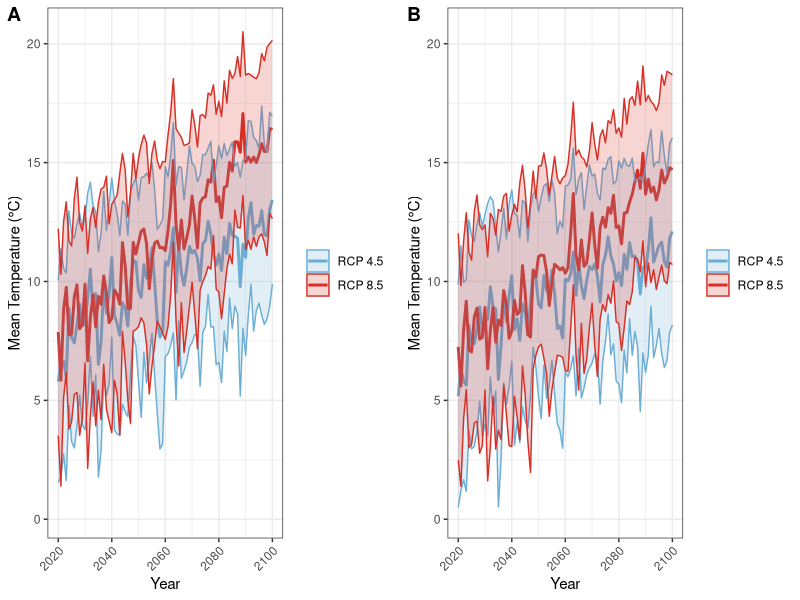
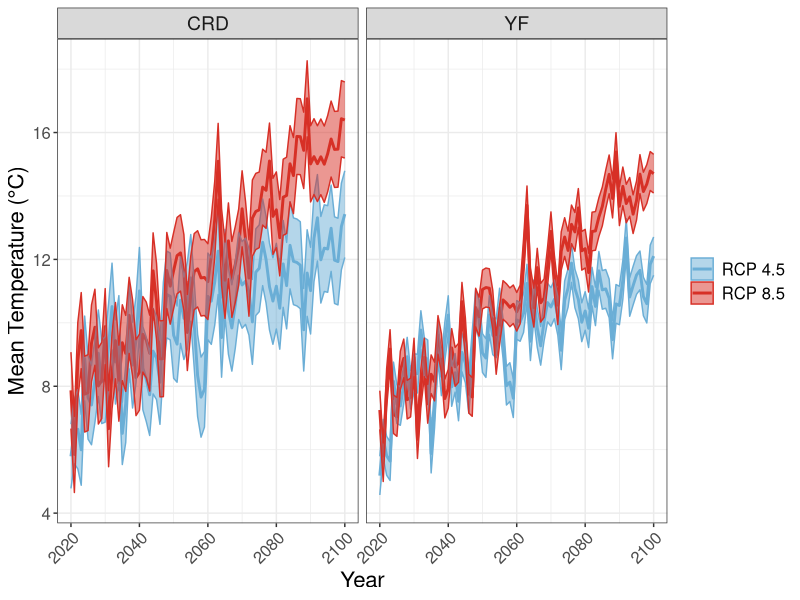
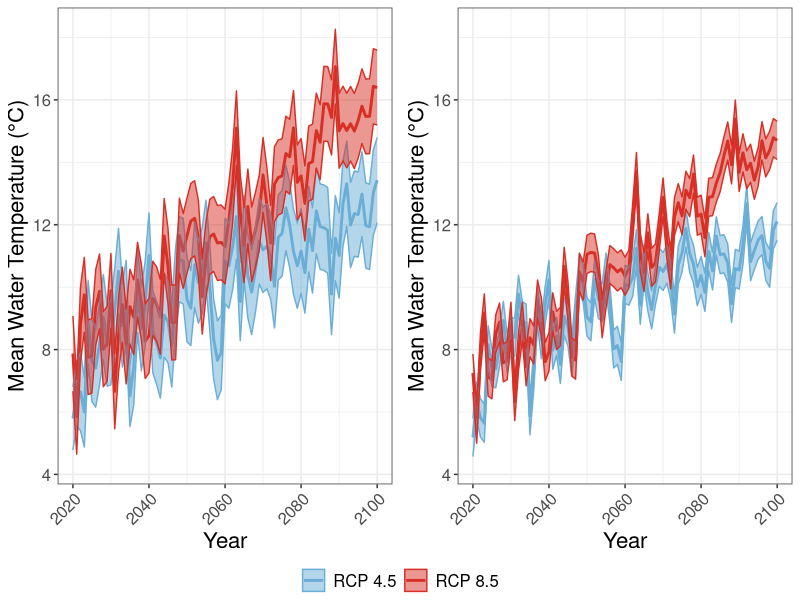
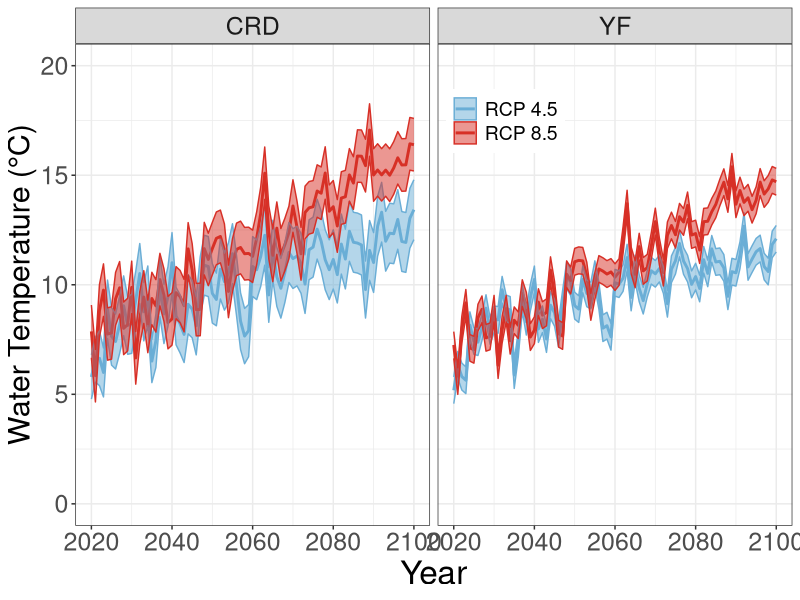

Reproduce these figures in R, in order.
## ---- chunk 1
rm(list = ls())

library(ggplot2)
library(tidyverse)
## ---- chunk 2
library(dplyr)
library(ggplot2)
library(readr)

# Read the data from the files
Mod_CRD45 <- read_csv("Corr_Mod_CRD45_0.csv")
Mod_CRD85 <- read_csv("Corr_Mod_CRD85_0.csv")
Mod_YF45 <- read_csv("Corr_Mod_YF45_0.csv")
Mod_YF85 <- read_csv("Corr_Mod_YF85_0.csv")

# Combine all datasets into one dataframe
combined_mod_data <- bind_rows(
  Mod_CRD45 %>% mutate(Model = "CRD45"),
  Mod_CRD85 %>% mutate(Model = "CRD85"),
  Mod_YF45 %>% mutate(Model = "YF45"),
  Mod_YF85 %>% mutate(Model = "YF85")
)

# Convert 'time' to Date and extract year
combined_mod_data <- combined_mod_data %>%
  mutate(time = as.Date(time),
         year = as.numeric(format(time, "%Y"))) %>%
  group_by(Model, year) %>%
  summarize(mean_med = mean(med, na.rm = TRUE),
            sd_med = sd(med, na.rm = TRUE),
            .groups = 'drop')

## ---- chunk 3
# Load necessary libraries
library(dplyr)
library(ggplot2)
library(ggpubr)  # For combining plots

# Define color palette for the models
color_palette <- c("CRD45" = "#6baed6",  # Soft Blue
                    "CRD85" = "#d73027",  # Dark Red
                    "YF45" = "#6baed6",   # Soft Blue
                    "YF85" = "#d73027")  # Dark Red

# Create a mapping for legend labels
legend_labels <- c("CRD45" = "RCP 4.5", "CRD85" = "RCP 8.5",
                    "YF45" = "RCP 4.5", "YF85" = "RCP 8.5")

# Calculate the global y-axis limits
temp_range <- range(combined_mod_data$mean_med - combined_mod_data$sd_med,
                    combined_mod_data$mean_med + combined_mod_data$sd_med)

# Plotting for CRD models
plot_CRD <- combined_mod_data %>%
  filter(Model %in% c("CRD45", "CRD85")) %>%
  ggplot(aes(x = year, y = mean_med, color = Model, fill = Model)) +
  geom_line(size = 1) +
  geom_ribbon(aes(ymin = mean_med - sd_med, ymax = mean_med + sd_med), alpha = 0.2) +
  scale_color_manual(values = color_palette, labels = legend_labels) +
  scale_fill_manual(values = color_palette, labels = legend_labels) +
  xlim(2020,2100) +
  scale_y_continuous(limits = temp_range) +
  labs(x = "Year",
       y = "Mean Temperature (°C)") +
  theme_bw() +
  theme(axis.text.x = element_text(angle = 45, hjust = 1),
        legend.title = element_blank())

# Plotting for YF models
plot_YF <- combined_mod_data %>%
  filter(Model %in% c("YF45", "YF85")) %>%
  ggplot(aes(x = year, y = mean_med, color = Model, fill = Model)) +
  geom_line(size = 1) +
  geom_ribbon(aes(ymin = mean_med - sd_med, ymax = mean_med + sd_med), alpha = 0.2) +
  scale_color_manual(values = color_palette, labels = legend_labels) +
  scale_fill_manual(values = color_palette, labels = legend_labels) +
  xlim(2020,2100) +
  scale_y_continuous(limits = temp_range) +
  labs(x = "Year",
       y = "Mean Temperature (°C)") +
  theme_bw() +
  theme(axis.text.x = element_text(angle = 45, hjust = 1),
        legend.title = element_blank())

# Combine the plots side by side
combined_plot <- ggarrange(plot_CRD, plot_YF,
                           ncol = 2, nrow = 1,
                           labels = c("A", "B"))

# Save the combined plot with wider dimensions
ggsave(filename = "combined_plot.png",
       plot = combined_plot,
       width = 10,  # Width in inches
       height = 6)   # Resolution in dots per inch

# Print the combined plot
print(combined_plot)
## ---- chunk 4
library(dplyr)
library(lubridate)
library(readr)

# Load the data
#Mod_CRD45 <- read_csv("Mod_CRD45.csv")
#Mod_CRD85 <- read_csv("Mod_CRD85.csv")
#Mod_YF45 <- read_csv("Mod_YF45.csv")
#Mod_YF85 <- read_csv("Mod_YF85.csv")

# Function to transform individual datasets
transform_mod_data <- function(data, rcp, site) {
  data %>%
    mutate(
      # Extract year and month from time
      year = year(time),
      month = month(time, label = TRUE),
      # Map pond to model (example mapping - adjust if needed)
      model = case_when(
        pond == 1 ~ "Model1",  # Adjust according to actual pond names
        pond == 2 ~ "Model2",  # Adjust according to actual pond names
        pond == 3 ~ "Model3",  # Adjust according to actual pond names
        TRUE ~ as.character(pond)
      ),
      # Map med to temperature
      temperature = med,
      # Assign rcp and site
      rcp = rcp,
      site = site
    ) %>%
    select(year, month, model, temperature, rcp, site) %>%
    mutate(date = as.Date(paste(year, month, "01", sep = "-"), format = "%Y-%b-%d"))
}

# Transform and combine datasets
combined_data <- bind_rows(
  transform_mod_data(Mod_CRD45, rcp = "4.5", site = "CRD"),
  transform_mod_data(Mod_CRD85, rcp = "8.5", site = "CRD"),
  transform_mod_data(Mod_YF45, rcp = "4.5", site = "YF"),
  transform_mod_data(Mod_YF85, rcp = "8.5", site = "YF")
)

# Print structure of the combined data
str(combined_data)

# Save the combined data to a CSV file if needed
write_csv(combined_data, "combined_mod_data.csv")

## ---- chunk 5
# Load necessary libraries
library(dplyr)
library(ggplot2)

# Define color palette for RCP scenarios
color_palette <- c("4.5" = "#6baed6",  # Soft Blue
                    "8.5" = "#d73027")  # Dark Red

# Create a mapping for legend labels
legend_labels <- c("4.5" = "RCP 4.5", "8.5" = "RCP 8.5")

# Recompute the summarized data directly from combined_data
summarized_data <- combined_data %>%
  group_by(rcp, model, year, site) %>%
  summarize(temperature = mean(temperature, na.rm = TRUE), .groups = 'drop') %>%
  group_by(rcp, year, site) %>%
  summarize(mean = mean(temperature, na.rm = TRUE),
            sd = sd(temperature, na.rm = TRUE),
            .groups = 'drop')

# Calculate global y-axis limits
temp_range <- range(summarized_data$mean - summarized_data$sd,
                    summarized_data$mean + summarized_data$sd, na.rm = TRUE)

# Verify temp_range values
print(temp_range)

# Create the plot
plotFutureEnsemble <- summarized_data %>%
  ggplot(aes(x = as.numeric(year), y = mean, color = rcp, fill = rcp)) +
  geom_line(size = 1) +
  geom_ribbon(aes(ymin = mean - sd, ymax = mean + sd), alpha = 0.5) +
  scale_color_manual(values = color_palette, labels = legend_labels) +
  scale_fill_manual(values = color_palette, labels = legend_labels) +
  xlim(2020, 2100) +  # Set x-axis limits
  scale_y_continuous(limits = temp_range) +  # Set y-axis limits
  facet_wrap(~site, labeller = labeller(site = c("yak" = "YF", "cord" = "CRD"))) +  # Facet by site
  labs(x = "Year", y = "Mean Temperature (°C)") +  # Axis labels
  theme_bw() +  # White background theme
  theme(
    axis.text.x = element_text(angle = 45, hjust = 1, size = 12),  # Rotate x-axis labels and set size
    axis.text.y = element_text(size = 12),  # Set y-axis tick labels size
    axis.title.x = element_text(size = 16),  # Set x-axis title size
    axis.title.y = element_text(size = 16),  # Set y-axis title size
    legend.text = element_text(size = 12),  # Set legend text size
    legend.title = element_blank(),  # Remove legend title
    strip.text = element_text(size = 14)  # Set facet label text size
  )

# Print the plot
print(plotFutureEnsemble)

ggsave(filename = "Corr_CombinedForecastH20Temp_plot.png",
       plot = plotFutureEnsemble,
       width = 10,  # Width in inches
       height = 6)   # Resolution in dots per inch

## ---- chunk 6
library(ggplot2)
library(dplyr)
library(ggpubr)  # for combining plots

# Define common plot elements
common_plot <- function(data, show_legend = FALSE, legend_position = "none") {
  ggplot(data, aes(x = as.numeric(year), y = mean, color = rcp, fill = rcp)) +
    geom_line(size = 1) +
    geom_ribbon(aes(ymin = mean - sd, ymax = mean + sd), alpha = 0.5) +
    scale_color_manual(values = color_palette, labels = legend_labels) +
    scale_fill_manual(values = color_palette, labels = legend_labels) +
    xlim(2020, 2100) +  # Set x-axis limits
    scale_y_continuous(limits = temp_range) +  # Set y-axis limits
    labs(x = "Year", y = "Mean Water Temperature (°C)") +  # Axis labels
    theme_bw() +  # White background theme
    theme(
      axis.text.x = element_text(angle = 45, hjust = 1, size = 12),  # Rotate x-axis labels and set size
      axis.text.y = element_text(size = 12),  # Set y-axis tick labels size
      axis.title.x = element_text(size = 16),  # Set x-axis title size
      axis.title.y = element_text(size = 16),  # Set y-axis title size
      legend.text = element_text(size = 12),  # Set legend text size
      legend.title = element_blank(),  # Remove legend title
      legend.position = legend_position  # Position of the legend
    )
}

# Filter data for each site
data_YF <- summarized_data %>% filter(site == "YF")
data_CRD <- summarized_data %>% filter(site == "CRD")

# Create individual plots
plot_YF <- common_plot(data_YF, show_legend = TRUE, legend_position = c(0.95, 0.05))  # Legend for YF plot, inside bottom-right
plot_CRD <- common_plot(data_CRD, show_legend = FALSE)  # No legend for CRD plot

# Combine the plots side by side using ggpubr::ggarrange
combined_plot <- ggarrange(plot_CRD, plot_YF, 
                           ncol = 2, nrow = 1, 
                           widths = c(1, 1),  # Equal widths for both plots
                           heights = c(1),   # Single row, height is uniform
                           common.legend = TRUE,  # Ensure only one common legend
                           legend = "bottom")

# Display the combined plot
print(combined_plot)

# Save the combined plot
ggsave(filename = "Corr_CombinedForecastH20Temp_plotsNew.png",
       plot = combined_plot,
       path = paste(getwd()),
       width = 14,  # Width in inches
       height = 6)  # Height in inches
file.path(getwd(), "Corr_CombinedForecastH20Temp_plotsNew.png")


## ---- chunk 7
library(ggplot2)
library(dplyr)
library(cowplot)

# Create the first plot without the legend
plotLegend <- summarized_data %>%
  ggplot(aes(x = as.numeric(year), y = mean, color = rcp, fill = rcp)) +
  geom_line(size = 1) +
  geom_ribbon(aes(ymin = mean - sd, ymax = mean + sd), alpha = 0.5) +
  scale_color_manual(values = color_palette, labels = legend_labels) +
  scale_fill_manual(values = color_palette, labels = legend_labels) +
  xlim(2020, 2100) +  # Set x-axis limits
  ylim(0, 20) +
  facet_wrap(~site, labeller = labeller(site = c("yak" = "YF", "cord" = "CRD"))) +  # Facet by site
  labs(x = "Year", y = "Water Temperature (°C)") +  # Axis labels
  theme_bw() +  # White background theme
  theme(
    axis.text.x = element_text(size = 18),  # Rotate x-axis labels and set size
    axis.text.y = element_text(size = 18),  # Set y-axis tick labels size
    axis.title.x = element_text(size = 24),  # Set x-axis title size
    axis.title.y = element_text(size = 22),  # Set y-axis title size
    legend.position = c(0.6, 0.84),  # Position of legend
    legend.title = element_blank(),  # Remove legend title
    legend.text = element_text(size = 14),  # Increase legend text size
    strip.text = element_text(size = 18)  # Set facet label text size
  )

plotLegend

ggsave(filename = "Corr_CombinedForecastH20Temp_plots.png",
       plot = plotLegend,
       width = 14,  # Width in inches
       height = 6)  # Height in inches
file.path(getwd(), "Corr_CombinedForecastH20Temp_plots.png")
